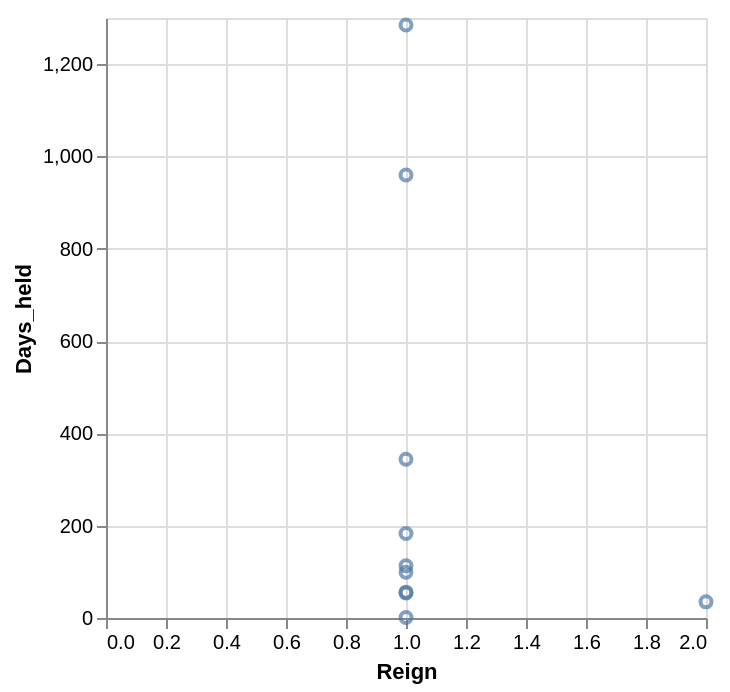

Vega-Lite specification stored for this chart:
### Vega-Lite specification from a JSON file in a GitHub repository (floating-point values rounded to 4 significant figures)
{"data": {"values": [{"x_data": 1, "y_data": 344}, {"x_data": 1, "y_data": 113}, {"x_data": 1, "y_data": 1285}, {"x_data": 1, "y_data": 960}, {"x_data": 1, "y_data": 1}, {"x_data": 1, "y_data": 99}, {"x_data": 1, "y_data": 54}, {"x_data": 1, "y_data": 183}, {"x_data": 2, "y_data": 35}, {"x_data": 1, "y_data": 56}]}, "mark": "point", "encoding": {"x": {"field": "x_data", "type": "quantitative", "title": "Reign"}, "y": {"field": "y_data", "type": "quantitative", "title": "Days_held"}}}
